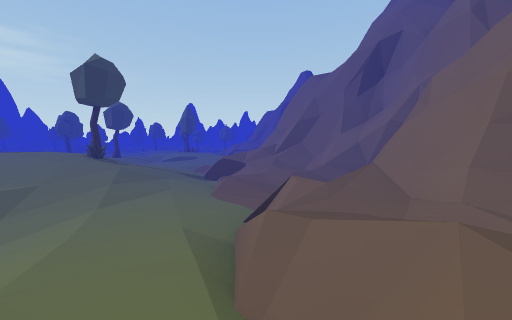
View 1 (above)

14 first-person views from a walk through a scene from a Unity 3-D project. The camera is 1.4 m above the floor, tilts 4° down and sees 90° across. The floor is counted in squares, 2 m on a side. Each view is taken from the middle of a square. On the plan, view 1 faces up. The plan holds only what a view shows up to about 9 squares ahead; the rest is blank. The place goes on beyond the plan. Some animated figures are left out.

View 2
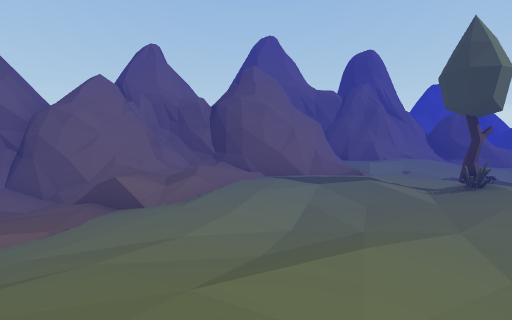

View 3
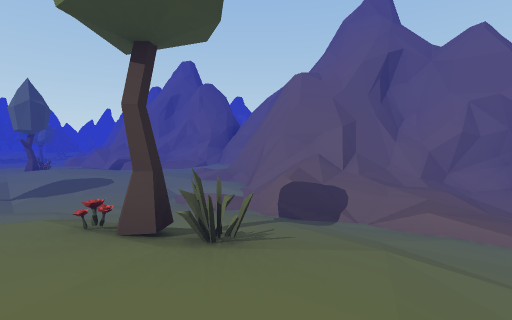

View 4
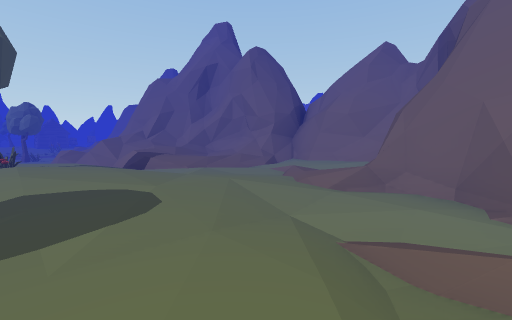

View 5
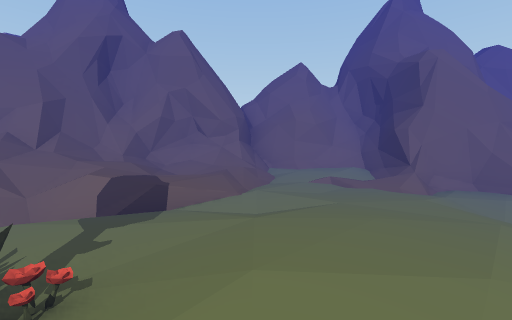

View 6
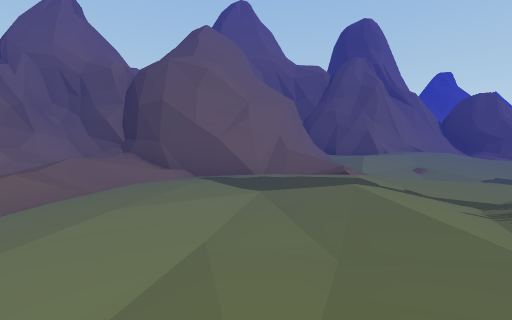

View 7
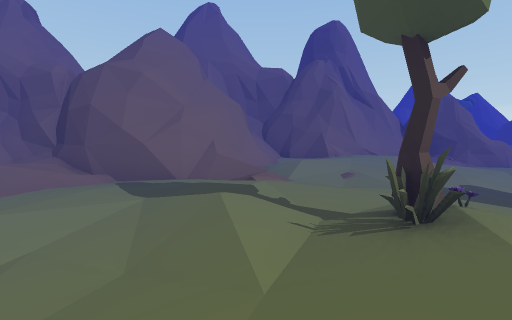

View 8
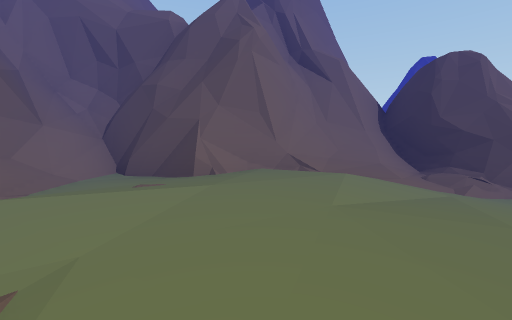

View 9
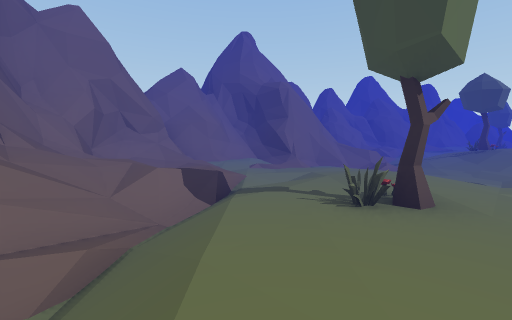

View 10
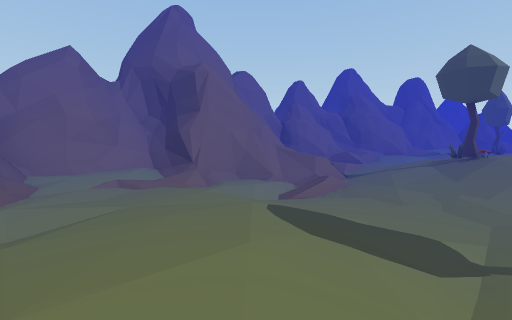

View 11
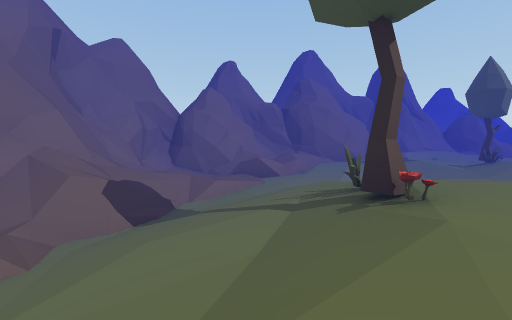

View 12
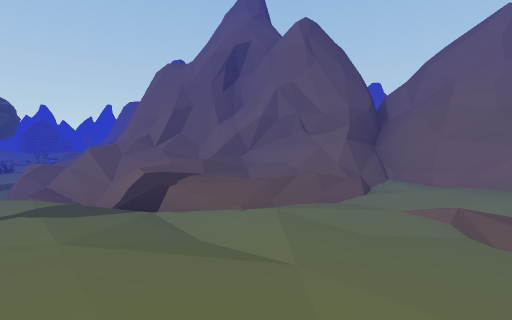

View 13
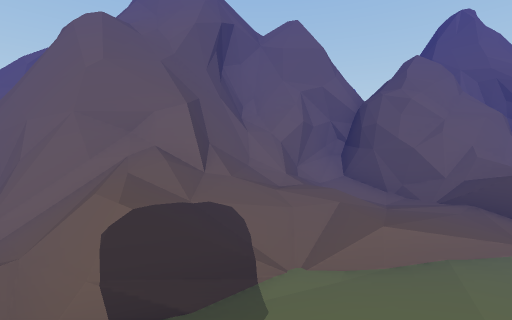

View 14
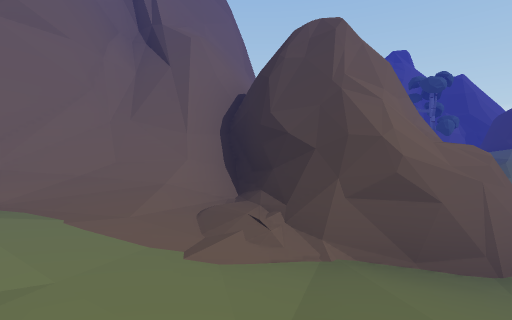

### Floor plan
Key: @ floor where view 1 was taken; # wall or solid block; . main floor; : floor 0.25 m higher than the main floor; - floor 0.25 m lower than the main floor; + floor 0.5 m higher than the main floor; _ floor 0.5 m lower than the main floor; * floor 0.75 m higher than the main floor; < floor 0.75 m lower than the main floor; / step, stairs or slope; = window, fence, low wall or low ledge; ^ raised ledge; F flower; T tree; O other object.
Columns run from 5 left of view 1 to 4 right of it. Each row starts with its distance up from view 1.
 19 -//=/##^
 18 ..///+^^
 17 .F./+/:#
 16 .O.-/./##
 15 .T./-//###
 14 .:..---###
 13 /-..---=##
 12 ___////==#
 11 ___/__###^
 10 ___/<##
  9 /-_///#^
  8 //-_=/##^
  7 FO._///^^
  6 *T:_//./#^
  5 ++.-____##
  4 ..-___/###
  3 -.___=/###
  2 -/__-.:###
  1 .-__--+/##
  0 :./-.@###
 -1 T.::.##
 -2 O.::/#
 -3 F.-./#
 -4 _-.//###
 -5 -.:++//#
 -6 /:++####
 -7 .:+/#
 -8 ./:/#
 -9 /####
-10 ####
-11
-12
-13
-14
-15
-16
-17
-18
-19 #/T

Where each view was taken, in squares from view 1:
view 1: 0 up, 0 right, facing up
view 2: 5 up, 5 left, facing down-right
view 3: 5 up, 5 left, facing up-right
view 4: 10 up, 4 left, facing up-right
view 5: 15 up, 5 left, facing right
view 6: 2 up, 4 left, facing down-right
view 7: 1 up, 5 left, facing down-right
view 8: 4 down, 4 left, facing down-right
view 9: 19 up, 5 left, facing down-right
view 10: 15 up, 5 left, facing down-right
view 11: 9 up, 5 left, facing down-right
view 12: 13 up, 3 left, facing up-right
view 13: 7 up, 3 left, facing right
view 14: 7 down, 5 left, facing down-right
